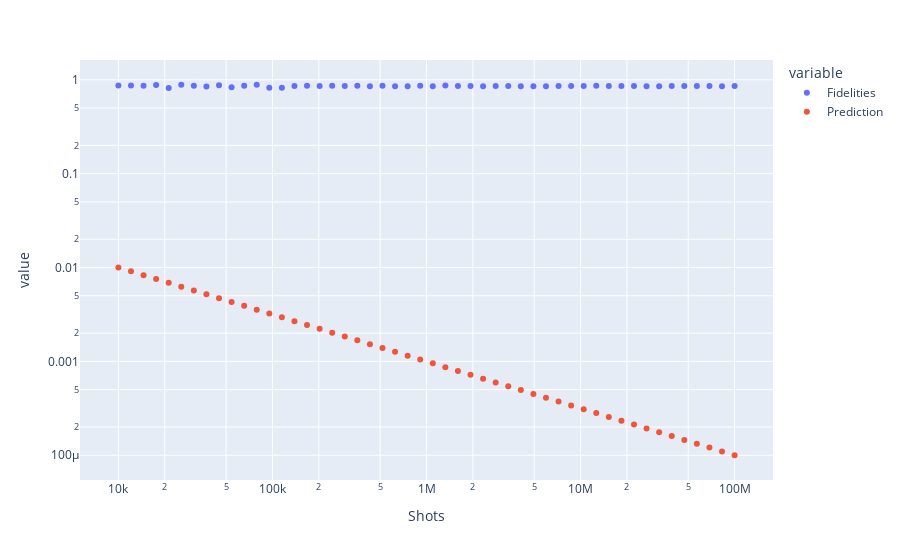

This figure's notebook cell:
### Code cell
df = {"Shots":shots,"Fidelities":fidelities,"Prediction":shots**(-0.5)}
fig = px.scatter(df,x="Shots",y=["Fidelities","Prediction"],log_x=True,log_y=True)
fig.show()
